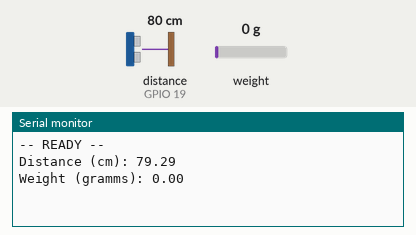
The sketch below on a simulated ESP32. Shown: the last lines printed to the serial monitor. The test bench sets the inputs (shaded band); at power-on: distance to the obstacle (sensor on GPIO 19) 80 cm, weight on the scale 0 g. The echo pulse lasts 58.3 µs per cm.

Above: at 1.4 s.
1.5 s: distance to the obstacle (sensor on GPIO 19) set to 2 cm
At 3.8 s:
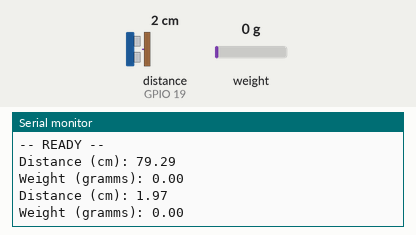
4.2 s: weight on the scale set to 100 g
At 6.5 s:
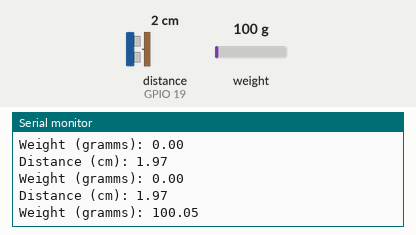
6.9 s: distance to the obstacle (sensor on GPIO 19) set to 4 cm
At 8.1 s:
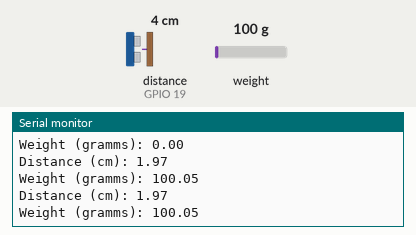
9.6 s: weight on the scale set to 1250 g
At 12.5 s:
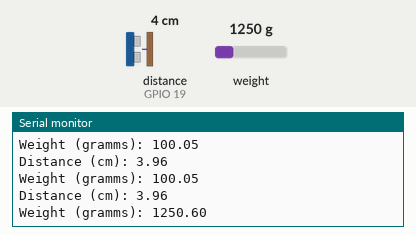
Timing chart, 0 to 13.3 s (numbered marks = the images above; inputs shaded):
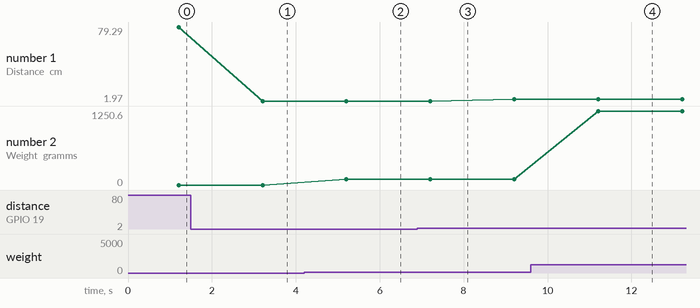

Measured:
- after the input at 1.5 s, the serial monitor: prints a new line after 1.7 s (image 1)
- after the input at 4.2 s, the serial monitor: prints a new line after 1.0 s (image 2)
- after the input at 9.6 s, the serial monitor: prints a new line after 1.6 s (image 4)
- plotted number 1: 79.29 → 1.97 after the input at 1.5 s, 1.97 → 3.96 after the input at 6.9 s
- plotted number 2: 0 → 100.05 after the input at 4.2 s, 100.05 → 1250.6 after the input at 9.6 s

The sketch:

feeder.ino
```cpp
// https://wokwi.com/projects/399862282951045121

#include <ESP32Servo.h>
#include <HX711.h>

//#define SERVO 18
Servo servo;

#define TRIG 5
#define ECHO 19

//define sound speed in cm/uS
#define SOUND_SPEED 0.034

long duration;
float distanceCm;

// HX711 connection pins
#define SCK  5  //SCK OUTPUT
#define DT   18  //DT INPUT

// General variables
float weightInGramms;
const float scale_calib = 419.8;

HX711 scale;

void setup() {
  Serial.begin(115200);
  pinMode(TRIG, OUTPUT);
  pinMode(ECHO, INPUT);

//  servo.attach(SERVO, 500, 2400);

  scale.begin(DT,SCK);
  delay(200);

  Serial.println("\n-- READY --");
}

void rotate_clockwise(int degrees) {
  for (int pos = 0; pos <= degrees; pos += 1) {
    servo.write(pos);
    delay(10);
  }
}

void rotate_anticlockwise(int degrees) {
  for (int pos = degrees; pos <= 0; pos -= 1) {
    servo.write(pos);
    delay(10);
  }
}


void loop() {
  // Clears the trigPin
  digitalWrite(TRIG, LOW);
  delayMicroseconds(2);
  // Sets the trigPin on HIGH state for 10 micro seconds
  digitalWrite(TRIG, HIGH);
  delayMicroseconds(10);
  digitalWrite(TRIG, LOW);

  // Reads the echoPin, returns the sound wave travel time in microseconds
  duration = pulseIn(ECHO, HIGH);
  distanceCm = duration * SOUND_SPEED/2;

  // Update the current weight
  scale.set_scale();
  weightInGramms = scale.get_units(10)/scale_calib;

  Serial.print("Distance (cm): ");
  Serial.println(distanceCm);
  Serial.print("Weight (gramms): ");
  Serial.println(weightInGramms);

//  rotate_clockwise(180);
//  rotate_anticlockwise(180);

  delay(1000);
}
```
